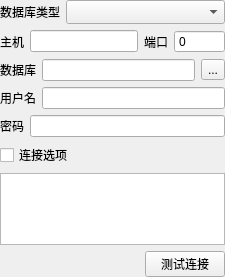
<?xml version="1.0" encoding="UTF-8"?>
<ui version="4.0">
 <class>ConnectForm</class>
 <widget class="QWidget" name="ConnectForm">
  <property name="geometry">
   <rect>
    <x>0</x>
    <y>0</y>
    <width>158</width>
    <height>228</height>
   </rect>
  </property>
  <property name="sizePolicy">
   <sizepolicy hsizetype="Preferred" vsizetype="Preferred">
    <horstretch>0</horstretch>
    <verstretch>0</verstretch>
   </sizepolicy>
  </property>
  <property name="windowTitle">
   <string>Form</string>
  </property>
  <property name="autoFillBackground">
   <bool>true</bool>
  </property>
  <layout class="QVBoxLayout" name="verticalLayout">
   <property name="sizeConstraint">
    <enum>QLayout::SizeConstraint::SetFixedSize</enum>
   </property>
   <property name="leftMargin">
    <number>0</number>
   </property>
   <property name="topMargin">
    <number>0</number>
   </property>
   <property name="rightMargin">
    <number>0</number>
   </property>
   <property name="bottomMargin">
    <number>0</number>
   </property>
   <item>
    <layout class="QHBoxLayout" name="horizontalLayout">
     <item>
      <widget class="QLabel" name="label">
       <property name="sizePolicy">
        <sizepolicy hsizetype="Fixed" vsizetype="Preferred">
         <horstretch>0</horstretch>
         <verstretch>0</verstretch>
        </sizepolicy>
       </property>
       <property name="text">
        <string>数据库类型</string>
       </property>
      </widget>
     </item>
     <item>
      <widget class="QComboBox" name="driverCombo">
       <property name="sizeAdjustPolicy">
        <enum>QComboBox::SizeAdjustPolicy::AdjustToMinimumContentsLengthWithIcon</enum>
       </property>
      </widget>
     </item>
    </layout>
   </item>
   <item>
    <widget class="QWidget" name="hostWidget" native="true">
     <property name="sizePolicy">
      <sizepolicy hsizetype="Preferred" vsizetype="Minimum">
       <horstretch>0</horstretch>
       <verstretch>0</verstretch>
      </sizepolicy>
     </property>
     <layout class="QHBoxLayout" name="horizontalLayout_2">
      <property name="sizeConstraint">
       <enum>QLayout::SizeConstraint::SetMinimumSize</enum>
      </property>
      <property name="leftMargin">
       <number>0</number>
      </property>
      <property name="topMargin">
       <number>0</number>
      </property>
      <property name="rightMargin">
       <number>0</number>
      </property>
      <property name="bottomMargin">
       <number>0</number>
      </property>
      <item>
       <widget class="QLabel" name="label_3">
        <property name="sizePolicy">
         <sizepolicy hsizetype="Fixed" vsizetype="Preferred">
          <horstretch>0</horstretch>
          <verstretch>0</verstretch>
         </sizepolicy>
        </property>
        <property name="text">
         <string>主机</string>
        </property>
       </widget>
      </item>
      <item>
       <widget class="QLineEdit" name="hostEdit">
        <property name="sizePolicy">
         <sizepolicy hsizetype="Preferred" vsizetype="Fixed">
          <horstretch>0</horstretch>
          <verstretch>0</verstretch>
         </sizepolicy>
        </property>
       </widget>
      </item>
      <item>
       <widget class="QLabel" name="label_4">
        <property name="sizePolicy">
         <sizepolicy hsizetype="Fixed" vsizetype="Preferred">
          <horstretch>0</horstretch>
          <verstretch>0</verstretch>
         </sizepolicy>
        </property>
        <property name="text">
         <string>端口</string>
        </property>
       </widget>
      </item>
      <item>
       <widget class="QSpinBox" name="portSpin">
        <property name="sizePolicy">
         <sizepolicy hsizetype="Preferred" vsizetype="Fixed">
          <horstretch>0</horstretch>
          <verstretch>0</verstretch>
         </sizepolicy>
        </property>
        <property name="alignment">
         <set>Qt::AlignmentFlag::AlignLeading|Qt::AlignmentFlag::AlignLeft|Qt::AlignmentFlag::AlignVCenter</set>
        </property>
        <property name="buttonSymbols">
         <enum>QAbstractSpinBox::ButtonSymbols::NoButtons</enum>
        </property>
        <property name="maximum">
         <number>999999</number>
        </property>
       </widget>
      </item>
     </layout>
    </widget>
   </item>
   <item>
    <layout class="QHBoxLayout" name="horizontalLayout_3">
     <property name="sizeConstraint">
      <enum>QLayout::SizeConstraint::SetFixedSize</enum>
     </property>
     <item>
      <widget class="QLabel" name="label_2">
       <property name="sizePolicy">
        <sizepolicy hsizetype="Fixed" vsizetype="Preferred">
         <horstretch>0</horstretch>
         <verstretch>0</verstretch>
        </sizepolicy>
       </property>
       <property name="text">
        <string>数据库</string>
       </property>
      </widget>
     </item>
     <item>
      <widget class="QLineEdit" name="databaseNameEdit"/>
     </item>
     <item>
      <widget class="QToolButton" name="fileBtn">
       <property name="text">
        <string>...</string>
       </property>
      </widget>
     </item>
    </layout>
   </item>
   <item>
    <layout class="QHBoxLayout" name="horizontalLayout_4">
     <item>
      <widget class="QLabel" name="label_5">
       <property name="sizePolicy">
        <sizepolicy hsizetype="Fixed" vsizetype="Preferred">
         <horstretch>0</horstretch>
         <verstretch>0</verstretch>
        </sizepolicy>
       </property>
       <property name="text">
        <string>用户名</string>
       </property>
      </widget>
     </item>
     <item>
      <widget class="QLineEdit" name="userNameEdit">
       <property name="sizePolicy">
        <sizepolicy hsizetype="Preferred" vsizetype="Fixed">
         <horstretch>0</horstretch>
         <verstretch>0</verstretch>
        </sizepolicy>
       </property>
      </widget>
     </item>
    </layout>
   </item>
   <item>
    <layout class="QHBoxLayout" name="horizontalLayout_5">
     <item>
      <widget class="QLabel" name="label_6">
       <property name="sizePolicy">
        <sizepolicy hsizetype="Fixed" vsizetype="Preferred">
         <horstretch>0</horstretch>
         <verstretch>0</verstretch>
        </sizepolicy>
       </property>
       <property name="text">
        <string>密码</string>
       </property>
      </widget>
     </item>
     <item>
      <widget class="QLineEdit" name="passwordEdit">
       <property name="sizePolicy">
        <sizepolicy hsizetype="Preferred" vsizetype="Fixed">
         <horstretch>0</horstretch>
         <verstretch>0</verstretch>
        </sizepolicy>
       </property>
       <property name="echoMode">
        <enum>QLineEdit::EchoMode::PasswordEchoOnEdit</enum>
       </property>
      </widget>
     </item>
    </layout>
   </item>
   <item>
    <layout class="QVBoxLayout" name="verticalLayout_2">
     <property name="sizeConstraint">
      <enum>QLayout::SizeConstraint::SetMinimumSize</enum>
     </property>
     <item>
      <widget class="QCheckBox" name="connectOptionCheck">
       <property name="sizePolicy">
        <sizepolicy hsizetype="Minimum" vsizetype="Preferred">
         <horstretch>0</horstretch>
         <verstretch>0</verstretch>
        </sizepolicy>
       </property>
       <property name="text">
        <string>连接选项</string>
       </property>
      </widget>
     </item>
     <item>
      <widget class="QPlainTextEdit" name="connectOptionEdit">
       <property name="sizePolicy">
        <sizepolicy hsizetype="Expanding" vsizetype="Preferred">
         <horstretch>0</horstretch>
         <verstretch>0</verstretch>
        </sizepolicy>
       </property>
       <property name="minimumSize">
        <size>
         <width>0</width>
         <height>0</height>
        </size>
       </property>
       <property name="sizeAdjustPolicy">
        <enum>QAbstractScrollArea::SizeAdjustPolicy::AdjustToContents</enum>
       </property>
      </widget>
     </item>
    </layout>
   </item>
   <item>
    <layout class="QHBoxLayout" name="horizontalLayout_6">
     <item>
      <spacer name="horizontalSpacer">
       <property name="orientation">
        <enum>Qt::Orientation::Horizontal</enum>
       </property>
       <property name="sizeHint" stdset="0">
        <size>
         <width>40</width>
         <height>20</height>
        </size>
       </property>
      </spacer>
     </item>
     <item>
      <widget class="QPushButton" name="testButton">
       <property name="sizePolicy">
        <sizepolicy hsizetype="Minimum" vsizetype="Fixed">
         <horstretch>0</horstretch>
         <verstretch>0</verstretch>
        </sizepolicy>
       </property>
       <property name="text">
        <string>测试连接</string>
       </property>
      </widget>
     </item>
    </layout>
   </item>
  </layout>
 </widget>
 <resources/>
 <connections/>
</ui>
